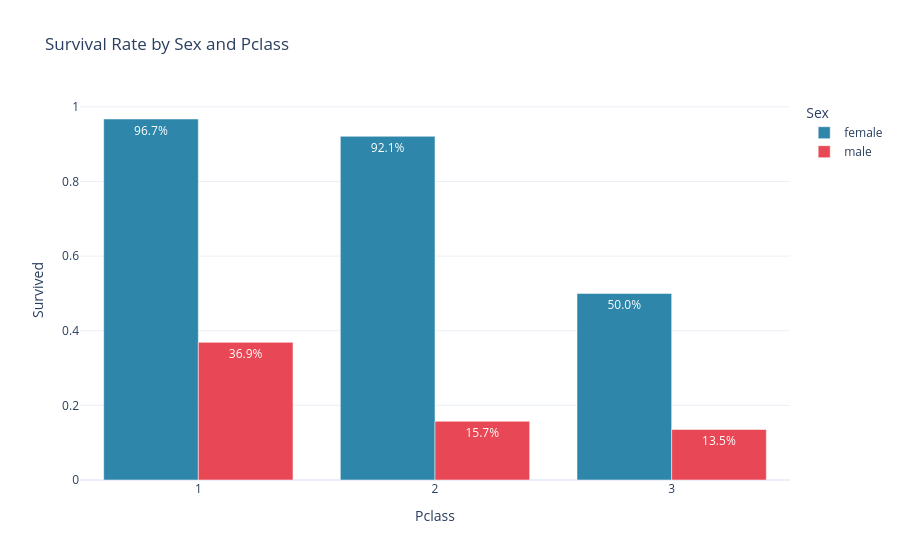

The notebook cell this image was saved under:
### Code cell
import plotly.express as px 

fig = px.bar(
    df.groupby(['Pclass','Sex'], as_index=False)['Survived'].mean(),
    x='Pclass', 
    y='Survived', 
    color='Sex',
    barmode='group',
    text_auto='.1%',
    title='Survival Rate by Sex and Pclass',
    template='plotly_white',
    color_discrete_sequence=['#2E86AB','#E84855']
)
fig.show()

### Figure 1 — Plotly figure (JSON) as saved in the notebook; plotly's stock layout.template omitted (floating-point values rounded to 4 significant figures)
{"data": [{"alignmentgroup": "True", "hovertemplate": "Sex=female<br>Pclass=%{x}<br>Survived=%{y}<extra></extra>", "legendgroup": "female", "marker": {"color": "#2E86AB", "pattern": {"shape": ""}}, "name": "female", "offsetgroup": "female", "orientation": "v", "showlegend": true, "textposition": "auto", "texttemplate": "%{y:.1%}", "type": "bar", "x": [1, 2, 3], "xaxis": "x", "y": [0.9674, 0.9211, 0.5], "yaxis": "y"}, {"alignmentgroup": "True", "hovertemplate": "Sex=male<br>Pclass=%{x}<br>Survived=%{y}<extra></extra>", "legendgroup": "male", "marker": {"color": "#E84855", "pattern": {"shape": ""}}, "name": "male", "offsetgroup": "male", "orientation": "v", "showlegend": true, "textposition": "auto", "texttemplate": "%{y:.1%}", "type": "bar", "x": [1, 2, 3], "xaxis": "x", "y": [0.3689, 0.1574, 0.1354], "yaxis": "y"}], "layout": {"barmode": "group", "legend": {"title": {"text": "Sex"}, "tracegroupgap": 0}, "title": {"text": "Survival Rate by Sex and Pclass"}, "xaxis": {"anchor": "y", "domain": [0, 1], "title": {"text": "Pclass"}}, "yaxis": {"anchor": "x", "domain": [0, 1], "title": {"text": "Survived"}}}}
